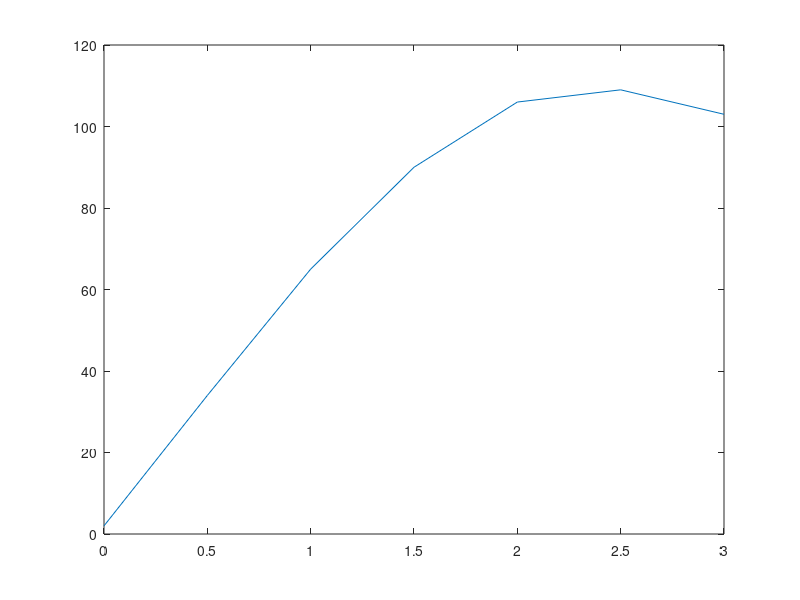

This figure's MATLAB source:
function d1
  clc, clear
  %datos
  h = 0.5; %paso
  x=[0,0.5,1,1.5,2,2.5,3];
  y=[167,176,201,241,291,347,400];

  %calculo de la deriv
  for i=1:length(x)
  if i==1
    derv(i)=(1/(2*h))*(-3*y(i)+4*y(i+1)-1*y(i+2)); %adelante
  elseif i==length(x)
    derv(i)=(1/(2*h))*(3*y(i)-4*y(i-1)+1*y(i-2)); %atras
  else
    derv(i)=(1/(2*h))*(y(i+1)-y(i-1)); %centales
  endif
  endfor


  disp(derv);
  %plot(x,y);
  plot(x,derv)


end
